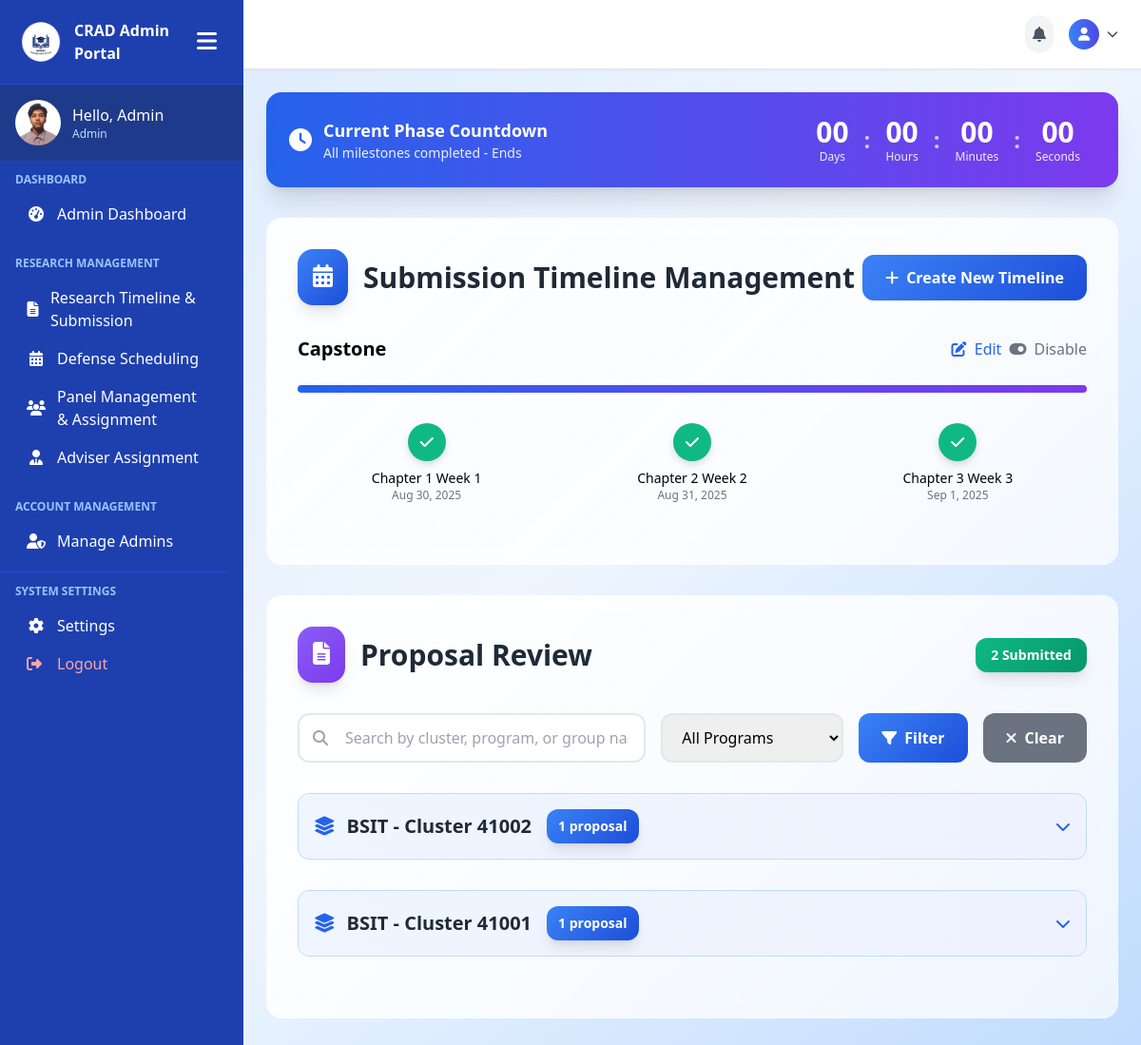
The app's page /admin-pages/admin-timeline.php (signed in) with its own data.
### tables this page shows
CREATE TABLE `user_tbl` (
  `user_id` int(11) NOT NULL,
  `email` varchar(150) NOT NULL,
  `password` varchar(255) NOT NULL,
  `role` enum('Admin','Faculty','Student') NOT NULL DEFAULT 'Student',
  `created_at` timestamp NOT NULL DEFAULT current_timestamp()
);

CREATE TABLE `submission_timelines` (
  `id` int(11) NOT NULL,
  `title` varchar(255) NOT NULL,
  `description` text DEFAULT NULL,
  `is_active` tinyint(1) DEFAULT 1,
  `created_at` timestamp NOT NULL DEFAULT current_timestamp(),
  `updated_at` timestamp NOT NULL DEFAULT current_timestamp() ON UPDATE current_timestamp()
);

CREATE TABLE `timeline_milestones` (
  `id` int(11) NOT NULL,
  `timeline_id` int(11) NOT NULL,
  `title` varchar(255) NOT NULL,
  `description` text DEFAULT NULL,
  `deadline` datetime NOT NULL,
  `status` enum('pending','active','completed') DEFAULT 'pending',
  `created_at` timestamp NOT NULL DEFAULT current_timestamp(),
  `updated_at` timestamp NOT NULL DEFAULT current_timestamp() ON UPDATE current_timestamp()
);

### admin-pages/admin-timeline.php (the view, shortened to what the rows shown need)
<?php
include("../includes/connection.php");
$active_timeline = null;
$milestones = [];
$stmt = $conn->prepare("SELECT * FROM submission_timelines WHERE is_active = 1 LIMIT 1");
$stmt->execute();
$result = $stmt->get_result();
if ($result->num_rows > 0) {
    $active_timeline = $result->fetch_assoc();
    $stmt = $conn->prepare("SELECT * FROM timeline_milestones WHERE timeline_id = ? ORDER BY deadline ASC");
    $stmt->bind_param("i", $active_timeline['id']);
    $stmt->execute();
    $milestones = $stmt->get_result()->fetch_all(MYSQLI_ASSOC);
}
?>
<!DOCTYPE html>
<html lang="en">
<head>
  <script src="https://cdn.tailwindcss.com"></script>
  <link rel="stylesheet" href="https://cdn.jsdelivr.net/npm/flatpickr/dist/flatpickr.min.css">
  <link rel="stylesheet" href="https://cdnjs.cloudflare.com/ajax/libs/font-awesome/6.0.0/css/all.min.css">
</head>
<body class="bg-gradient-to-br from-blue-100 via-blue-50 to-blue-200 h-screen overflow-hidden">
  <div class="min-h-screen flex">
    <?php include('../includes/admin-sidebar.php'); ?>
    <div class="flex-1 overflow-y-auto p-6">
      <div class="stats-card p-8 mb-8 animate-fade-in">
        <div class="flex items-center justify-between mb-8">
          <div class="flex items-center">
            <h2 class="text-3xl font-bold text-gray-800">Submission Timeline Management</h2>
          </div>
        </div>
        <?php if ($active_timeline): ?>
          <div class="mb-8">
            <div class="flex justify-between items-center mb-4">
              <h3 class="text-xl font-semibold"><?= htmlspecialchars($active_timeline['title']) ?></h3>
              <div class="flex space-x-2">
                <button type="button"
                  onclick='openEditModal(<?= htmlspecialchars(json_encode($active_timeline), ENT_QUOTES, "UTF-8") ?>, <?= htmlspecialchars(json_encode($milestones), ENT_QUOTES, "UTF-8") ?>)'
                  class="text-primary hover:text-secondary transition">
                  <i class="fas fa-edit mr-1"></i> Edit
                </button>
                <form method="POST" class="inline">
                  <button type="submit" name="toggle_timeline" class="text-gray-500 hover:text-gray-700 transition">
                    <i class="fas fa-toggle-on mr-1"></i> Disable
                  </button>
                </form>
              </div>
            </div>
            <div class="relative">
              <?php
                $total_milestones = count($milestones);
                $completed_milestones = 0;
                $now = new DateTime();
                foreach ($milestones as $milestone) {
                    $deadline = new DateTime($milestone['deadline']);
                    if ($deadline < $now) $completed_milestones++;
                }
                $progress = $total_milestones > 0 ? ($completed_milestones / $total_milestones) * 100 : 0;
              ?>
              <div class="h-2 bg-gray-200 rounded-full mb-8">
                <div class="h-full bg-gradient-to-r from-primary to-secondary rounded-full" style="width: <?= $progress ?>%"></div>
              </div>
              <div class="flex justify-between relative gap-2">
                <?php foreach ($milestones as $index => $milestone):
                    $deadline = new DateTime($milestone['deadline']);
                    $is_past = $deadline < $now;
                    $prevDeadline = $index > 0 ? new DateTime($milestones[$index-1]['deadline']) : null;
                    $is_current = !$is_past && (!$prevDeadline || $prevDeadline < $now);
                ?>
                  <div class="flex-1 text-center px-2">
                    <div class="milestone-dot <?= $is_past ? 'bg-success' : ($is_current ? 'bg-warning' : 'bg-gray-300') ?> text-white mx-auto mb-2">
                      <i class="fas <?= $is_past ? 'fa-check' : ($is_current ? 'fa-exclamation' : 'fa-flag') ?>"></i>
                    </div>
                    <div class="text-sm font-medium"><?= htmlspecialchars($milestone['title']) ?></div>
                    <div class="text-xs text-gray-500"><?= date('M j, Y', strtotime($milestone['deadline'])) ?></div>
                  </div>
                <?php endforeach; ?>
              </div>
            </div>
          </div>
        <?php endif; ?>
      </div>
<div class="stats-card p-8 mb-8 animate-scale-in">
  <div class="flex items-center justify-between mb-8">
    <div class="flex items-center">
      <h2 class="text-3xl font-bold text-gray-800">Proposal Review</h2>
    </div>
  </div>
</div>
  </div>
</body>
</html>

### includes/admin-sidebar.php (shortened to what the rows shown need)
<?php
include("../includes/connection.php");
$user_id = $_SESSION['user_id'];
$sql = "SELECT role FROM user_tbl WHERE user_id = ?";
$stmt = $conn->prepare($sql);
$stmt->bind_param("i", $user_id);
$stmt->execute();
$result = $stmt->get_result();
$user = $result->fetch_assoc();
$role = $user['role'];
$greeting = "Hello, " . match($role) {
    'admin' => 'Admin',
    'student' => 'Student',
    default => 'Admin'
};
?>
<!DOCTYPE html>
<html lang="en">
<head>
    <script src="https://cdn.tailwindcss.com"></script>
    <link rel="stylesheet" href="https://cdnjs.cloudflare.com/ajax/libs/font-awesome/6.5.0/css/all.min.css">
</head>
<body>
<div class="sidebar sidebar-transition bg-blue-800 text-white flex flex-col hidden md:flex h-screen w-64" id="sidebar">
    <div class="p-4 flex items-center space-x-3 bg-blue-900">
        <div>
            <p class="font-medium profile-name"><?php echo htmlspecialchars($greeting); ?></p>
            <p class="text-xs text-blue-200 profile-role"><?php echo htmlspecialchars($role); ?></p>
        </div>
    </div>
</div>
</body>
</html>

### records on screen
user_tbl: role "Hello, Admin", role "Admin"
submission_timelines: title "Capstone"
timeline_milestones: title "Chapter 1 Week 1", deadline "Aug 30, 2025"
timeline_milestones: title "Chapter 2 Week 2", deadline "Aug 31, 2025"
timeline_milestones: title "Chapter 3 Week 3", deadline "Sep 1, 2025"

### other values on screen
count($proposals) "2"
$cluster_name "BSIT - Cluster 41002"
count($cluster_proposals) "1"
$cluster_name "BSIT - Cluster 41001"
